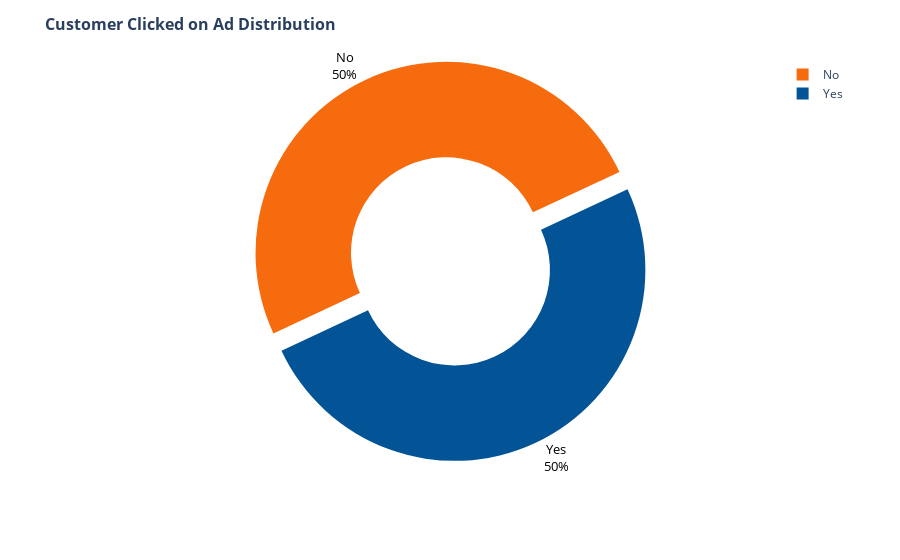

The notebook cell this image was saved under:
### Markdown cell above
### Exploratory Data Analysis

### Code cell
label = ['No', 'Yes']
Click_chart = px.pie(df, values=df['Clicked on Ad'].value_counts().values, color=df['Clicked on Ad'].value_counts().index, names=label, color_discrete_sequence = ["#F66B0E","#035397"], hole=0.5)
Click_chart.update_traces(textposition="outside", textfont=dict(color="black",size=13), textinfo="label+percent",pull=[0.1,0,0,0,0],rotation = -115)
Click_chart.update_layout(title="<b>Customer Clicked on Ad Distribution</b>", title_font=dict(size=16))
Click_chart

### Figure 1 — Plotly figure (JSON) as saved in the notebook; plotly's stock layout.template omitted (floating-point values rounded to 4 significant figures)
{"data": [{"customdata": [["No"], ["Yes"]], "domain": {"x": [0, 1], "y": [0, 1]}, "hole": 0.5, "hovertemplate": "label=%{label}<br>value=%{value}<br>color=%{customdata[0]}<extra></extra>", "labels": ["No", "Yes"], "legendgroup": "", "marker": {"colors": ["#F66B0E", "#035397"]}, "name": "", "pull": [0.1, 0, 0, 0, 0], "rotation": -115, "showlegend": true, "textfont": {"color": "black", "size": 13}, "textinfo": "label+percent", "textposition": "outside", "type": "pie", "values": [500, 500]}], "layout": {"legend": {"tracegroupgap": 0}, "margin": {"t": 60}, "piecolorway": ["#F66B0E", "#035397"], "title": {"font": {"size": 16}, "text": "<b>Customer Clicked on Ad Distribution</b>"}}}
